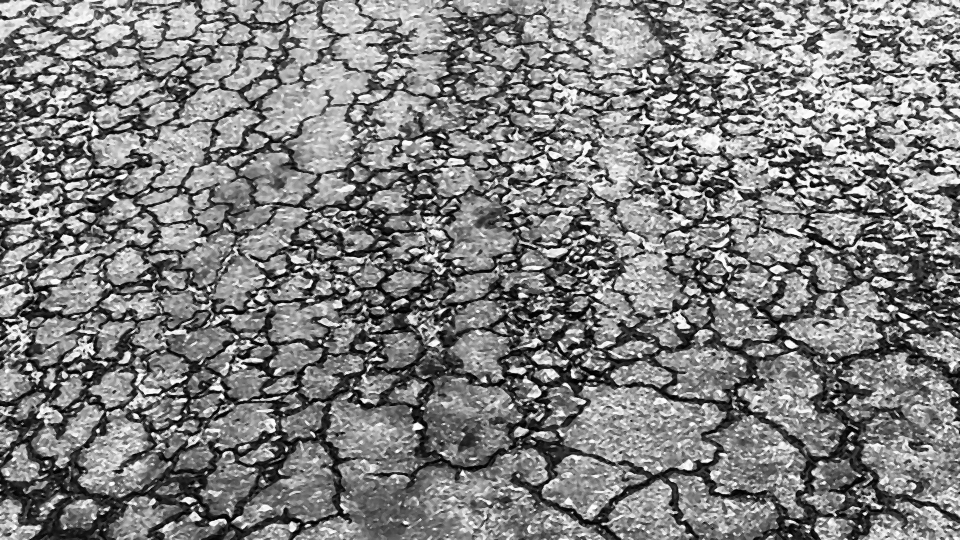
#> input picture test_files/Enhanced_frames/frame_16_enhanced.png, 1920 x 1080 px (shown at 1/2 size)
$ jupyter execute Segmentation_test_file.ipynb
#> lines starting #> are read from the running program, lines starting #| are printed output that depends on the picture; after the words box and inside, x2 and y2 are one past the last pixel; in counts of white or black regions, pixels touching at a corner belong together
#> further down, enhanced_img is the input picture: shape (1080, 1920); min 0, max 255, mean 127.6
## Segmentation test

[cell 1]
import cv2
import numpy as np
import matplotlib.pyplot as plt

# function for detection and segmentation
def apply_detection(enhanced_img, detection_frame, mode):
    # Initialize the mask variable with nothing (None) so it can be used later
#> called with mode = 'alligator'
    mask = None
    # Set a default color (Red) to ensure the code has a color to use even if the mode is not recognized
    color = (0, 0, 255)

    # A small 3x3 square matrix used to remove tiny noise or dots from the image
    small_kernel = np.ones((3, 3), np.uint8)
    # A larger 7x7 elliptical shape used to bridge gaps and smooth the detected crack areas
    large_kernel = cv2.getStructuringElement(cv2.MORPH_ELLIPSE, (7, 7))

    if mode == "pothole":
        _, thresh = cv2.threshold(enhanced_img, 60, 255, cv2.THRESH_BINARY_INV)
        opening = cv2.morphologyEx(thresh, cv2.MORPH_OPEN, small_kernel, iterations=2)
        closing = cv2.morphologyEx(opening, cv2.MORPH_CLOSE, large_kernel, iterations=2)
        mask = cv2.erode(cv2.dilate(closing, large_kernel, iterations=1), small_kernel, iterations=1)
        color = (0, 0, 255)
    elif mode == "alligator":
        thresh = cv2.adaptiveThreshold(enhanced_img, 255, cv2.ADAPTIVE_THRESH_GAUSSIAN_C, cv2.THRESH_BINARY_INV, 21, 5)
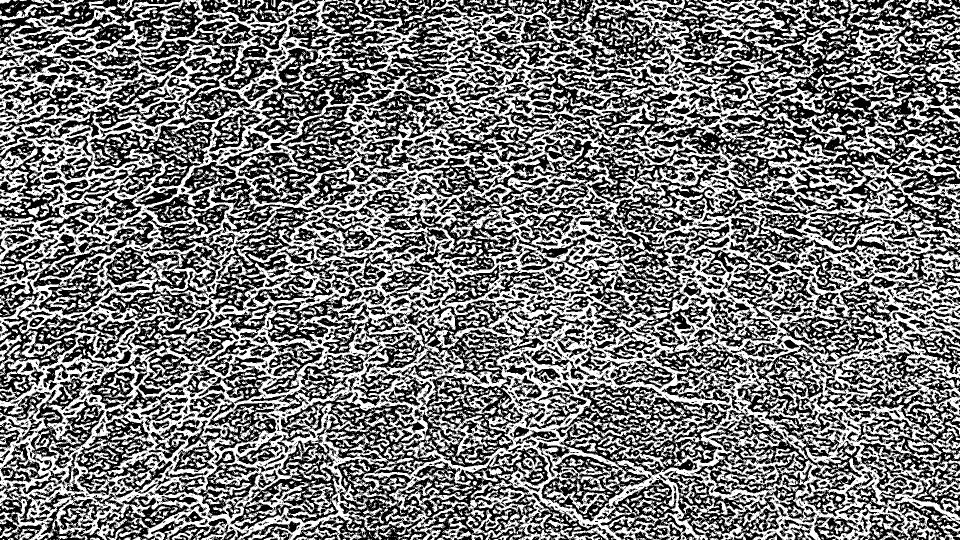
#> thresh: shape (1080, 1920) (shown at 1/2 size); 46.9% white; 7583 white regions (6250 under 20 px), largest, box (x1, y1, x2, y2) and area: (0, 0, 1920, 1080) 789202, (1630, 15, 1920, 202) 12944, (1686, 182, 1824, 317) 4589
        clean = cv2.morphologyEx(thresh, cv2.MORPH_OPEN, np.ones((3,3)))
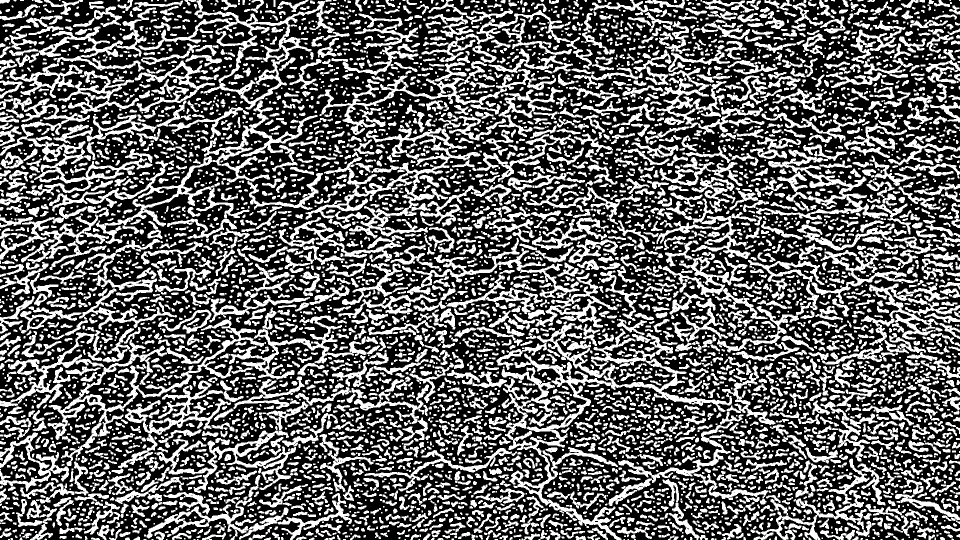
#> clean: shape (1080, 1920) (shown at 1/2 size); 38.3% white; 6221 white regions (1708 under 20 px), largest, box (x1, y1, x2, y2) and area: (993, 646, 1464, 1080) 25195, (0, 633, 528, 880) 15350, (611, 284, 961, 477) 10714
        mask = cv2.morphologyEx(clean, cv2.MORPH_CLOSE, np.ones((3,3)))
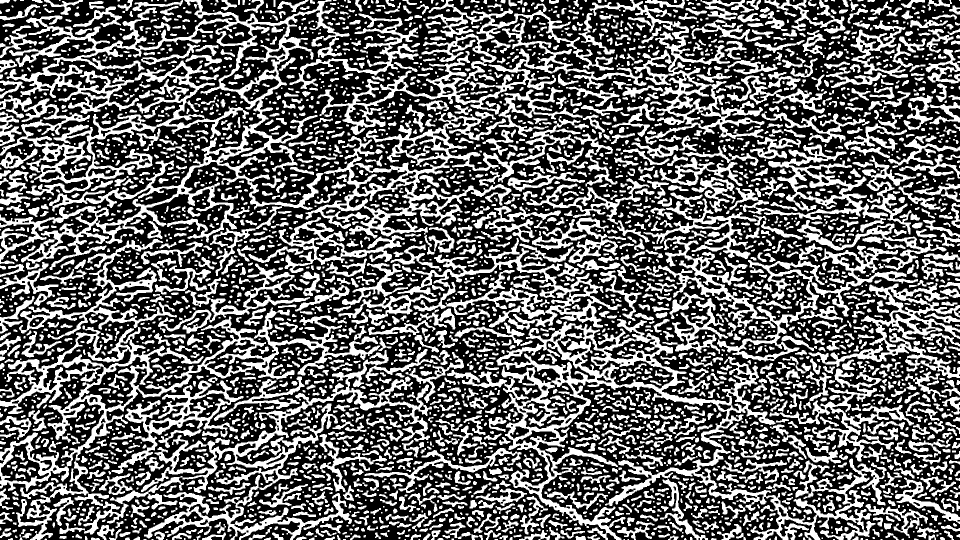
#> mask: shape (1080, 1920) (shown at 1/2 size); 39.7% white; 3944 white regions (1022 under 20 px)
        color = (0, 255, 255)
    elif mode == "raveling":
        _, thresh = cv2.threshold(enhanced_img, 60, 255, cv2.THRESH_BINARY_INV)
        opening = cv2.morphologyEx(thresh, cv2.MORPH_OPEN, small_kernel, iterations=2)
        mask = cv2.morphologyEx(opening, cv2.MORPH_CLOSE, large_kernel, iterations=2)
        color = (0, 255, 255)
    elif mode == "edge":
        _, thresh = cv2.threshold(enhanced_img, 80, 255, cv2.THRESH_BINARY_INV)
        opening = cv2.morphologyEx(thresh, cv2.MORPH_OPEN, small_kernel, iterations=2)
        closing = cv2.morphologyEx(opening, cv2.MORPH_CLOSE, large_kernel, iterations=2)
        mask = cv2.erode(cv2.dilate(closing, large_kernel, iterations=1), small_kernel, iterations=1)
        color = (0, 255, 255)

    # Create a copy of the original image to draw detections on, without changing the original frame
    # 'contours' holds the crack shapes; the '_' just ignores extra details we don't need
    contours, _ = cv2.findContours(mask, cv2.RETR_EXTERNAL, cv2.CHAIN_APPROX_SIMPLE)
#> contours = 3723 contours, 1462 with area under 20; largest, box (x1, y1, x2, y2) and area: (0, 0, 1178, 552) 129232, (0, 615, 875, 1080) 89000, (894, 638, 1773, 1080) 77508, (795, 476, 1243, 660) 29416, (635, 0, 1293, 270) 25144

    # Loop through each detected crack outline one by one
    for crack in contours:
        # Calculate the size (area) of the current crack in pixels
        area = cv2.contourArea(crack)
        # Set a minimum size limit to ignore unimportant dots (noise)
        min_area = 3000 if mode == "pothole" else 500

        # Skip small dots and only keep the big cracks
        if area > min_area:
            # For these specific cracks, draw the exact outline (shape)
            if mode in ["alligator", "raveling", "edge"]:
                # -1 means draw all contours in the provided list
                cv2.drawContours(detection_frame, [crack], -1, color, 2)
            # For other modes (like potholes) draw a simple rectangle box around it
            else:
                # Get the coordinates and size (x, y, width, height) to fit a box around the crack
                x, y, w, h = cv2.boundingRect(crack)
                # Draw the actual rectangle box on the image using those coordinates
                cv2.rectangle(detection_frame, (x, y), (x + w, y + h), color, 2)
#> this loop made 3723 passes
#> area on passes 20, 22, 27: 23, 28, 26.5
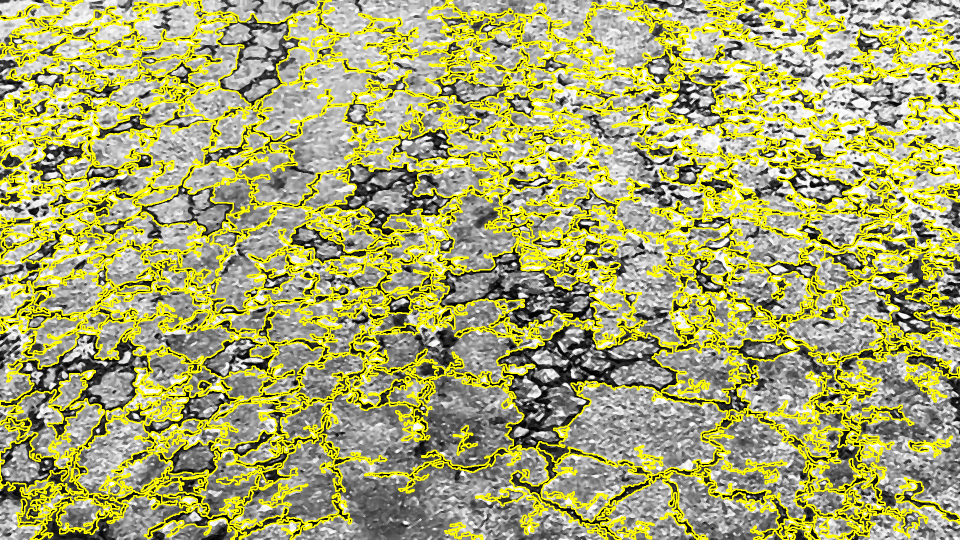
#> detection_frame: shape (1080, 1920, 3) (shown at 1/2 size); mean B, G, R 106, 170.8, 170.8

    return mask, detection_frame

# Main Process
input_path = "Enhanced_frames/frame_16_enhanced.png"
# change the crack type (alligator, pothole, raveling, edge)
MODE = "alligator"

enhanced_img = cv2.imread(input_path, 0)


if enhanced_img is None:
    print("Error: cannot open the image")
else:

    # Create a copy for draw boundaries
    detection_result = cv2.cvtColor(enhanced_img, cv2.COLOR_GRAY2BGR)

    # function for detection and segmentation: Detect cracks/potholes and get the black and white mask and the final drawn frame
    mask, result = apply_detection(enhanced_img, detection_result, MODE)


    # DISPLAY RESULTS
    plt.figure(figsize=(12, 6))

    plt.subplot(1, 2, 1)
    plt.imshow(mask, cmap='gray')
    plt.title(f"1. Segmentation Mask ({MODE})")
    plt.axis('off')

    plt.subplot(1, 2, 2)
    # Convert BGR to RGB for correct colors in Matplotlib
    plt.imshow(cv2.cvtColor(result, cv2.COLOR_BGR2RGB))
    plt.title("2. Final Detection Output")
    plt.axis('off')

    plt.tight_layout()
    plt.show()
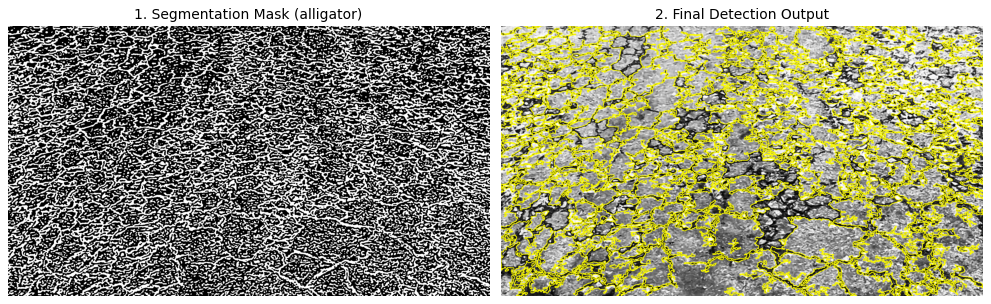
#> figure drawn by matplotlib, 2 panels
